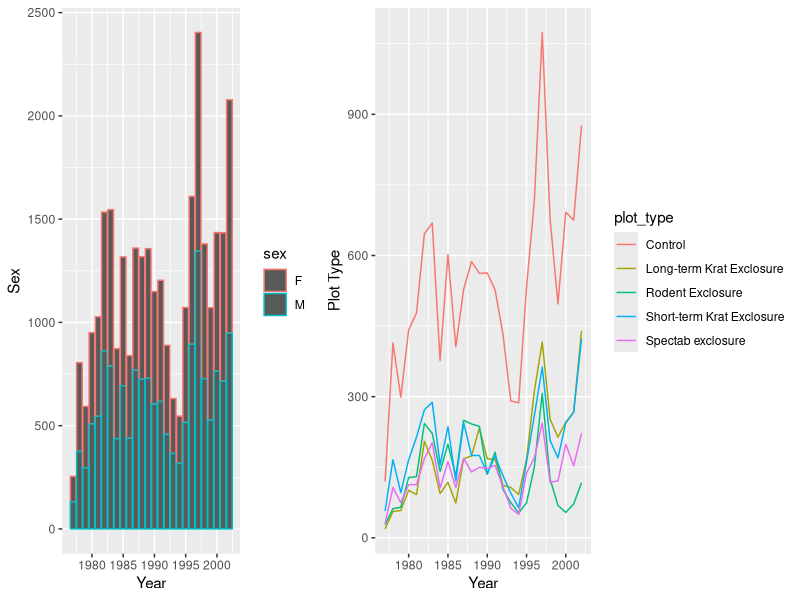
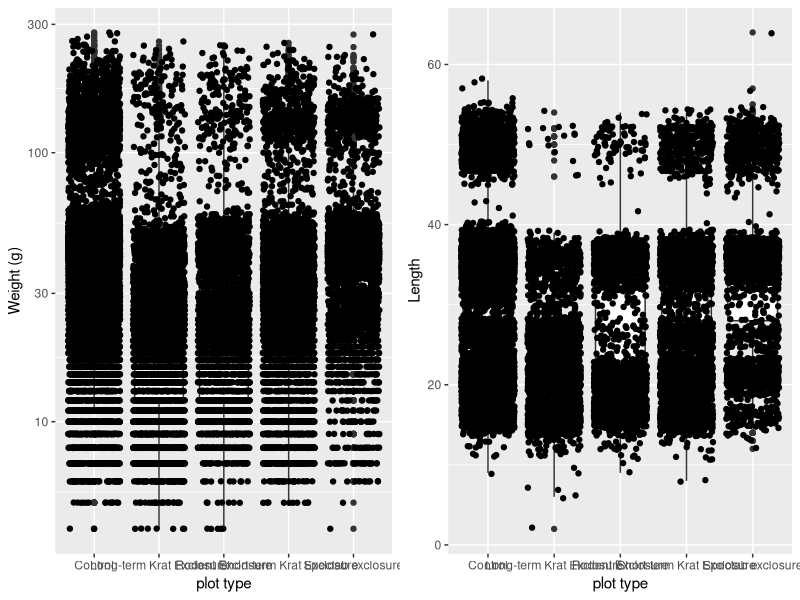

These charts were generated, in order, by the following R code:
## ---- chunk 1
knitr::opts_chunk$set(echo = TRUE)
## ---- chunk 2
library(tidyverse)
library(lubridate)
library(gridExtra)
library(ggplot2)
library(dbplyr)
## ---- chunk 3
surveys_combined <- read.csv("data/combined.csv")
## ---- chunk 4
surveys_combined_clear<- surveys_combined %>% filter(!is.na(sex), 
                                                         sex != "",
                                                         !is.na(hindfoot_length), 
                                                         hindfoot_length != "",
                                                         !is.na(weight), 
                                                         weight != "") 
## ---- chunk 5
#create line chart plot type per year
year_plot_type <- surveys_combined_clear %>% group_by(year, plot_type) %>% tally()
line_chart <- ggplot(year_plot_type, aes(x=year, y=n, color=plot_type)) + 
  geom_line() + xlab("Year") + ylab("Plot Type")

#create bar chart sex per year
year_sex <- surveys_combined_clear %>% group_by(year, sex) %>% tally()
bar_chart <- ggplot(year_sex, aes(x=year, y=n, color=sex)) + 
  geom_bar(stat="identity") + xlab("Year") + ylab("Sex")

#put chart to grid
timeseries_plot <- grid.arrange(bar_chart, line_chart, ncol=2, widths=c(4,6))

#save plot into image
ggsave("image/plot1.jpg", timeseries_plot, width=10, dpi=300)
## ---- chunk 6
#create boxplot chart weight per plot_type
boxplot_chart_weight <- ggplot(surveys_combined_clear, aes(x=plot_type, y=weight))+
  geom_boxplot()+xlab("plot type")+ylab("Weight (g)") +  geom_jitter() +
  scale_y_log10()

#create boxplot chart hindfoot length per plot_type
boxplot_chart_length <- ggplot(surveys_combined_clear, aes(x=plot_type, y=hindfoot_length))+
  geom_boxplot()+xlab("plot type")+ylab("Length") + geom_jitter()
  scale_y_log10()

#put chart to grid
frequency_plot <- grid.arrange(boxplot_chart_weight, boxplot_chart_length, ncol=2, widths=c(5,5))

#save plot into image
ggsave("image/plot2.jpg", frequency_plot, width=10, dpi=300)
## ---- chunk 7
#supria

## ---- chunk 8
#supria

## ---- chunk 9
#supria

## ---- chunk 10
#heva

## ---- chunk 11
#heva
